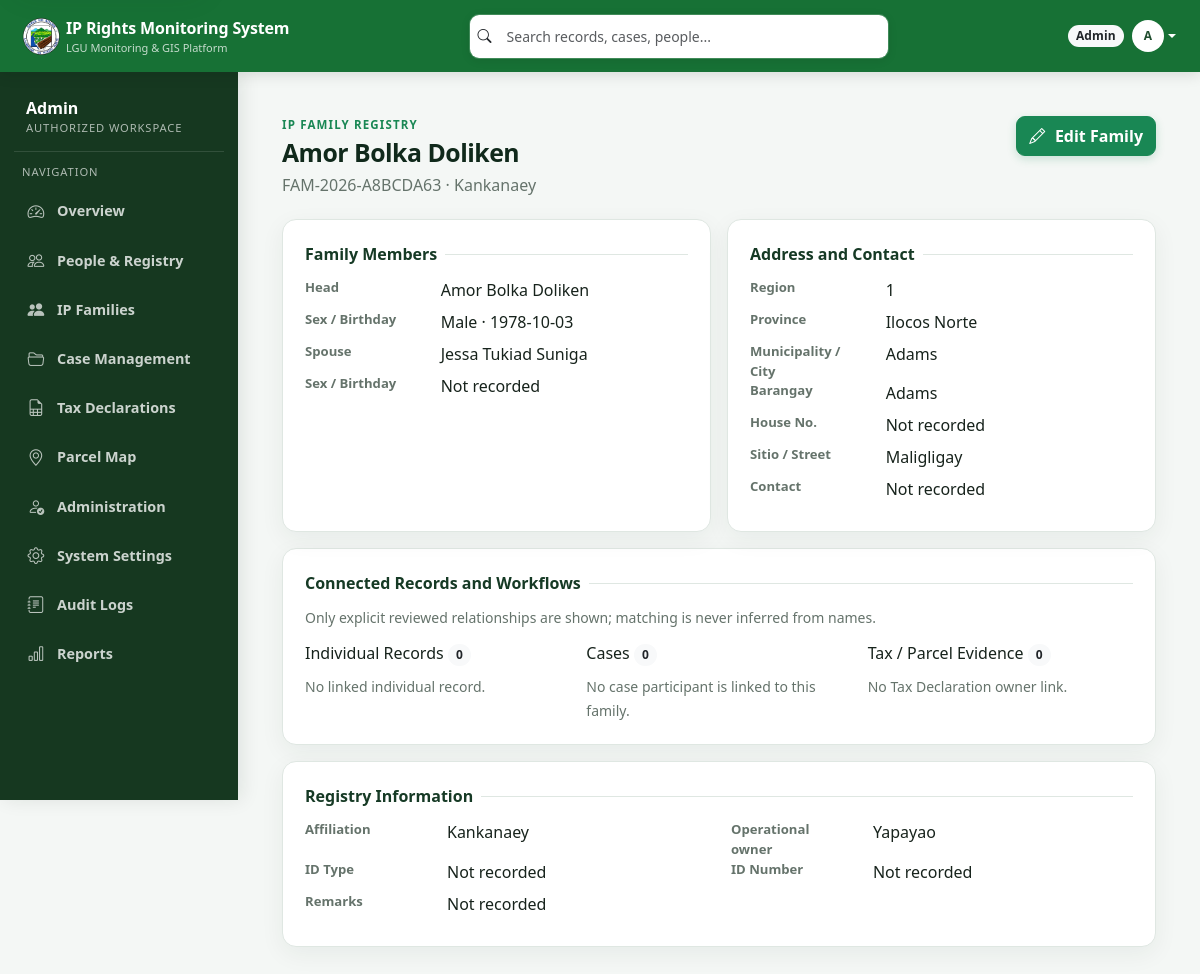
The app's page /auth/families/view.php?id=310 (signed in) with its own data.
### tables this page shows
CREATE TABLE `ip_family_members` (
  `id` bigint(20) UNSIGNED NOT NULL,
  `family_id` bigint(20) UNSIGNED NOT NULL,
  `member_role` enum('head','spouse') NOT NULL,
  `last_name` varchar(100) DEFAULT NULL,
  `first_name` varchar(100) DEFAULT NULL,
  `middle_name` varchar(100) DEFAULT NULL,
  `suffix` varchar(30) DEFAULT NULL,
  `sex` enum('Male','Female','Other') DEFAULT NULL,
  `birthdate` date DEFAULT NULL,
  `created_at` timestamp NOT NULL DEFAULT current_timestamp(),
  `updated_at` timestamp NOT NULL DEFAULT current_timestamp() ON UPDATE current_timestamp()
);

CREATE TABLE `ip_families` (
  `id` bigint(20) UNSIGNED NOT NULL,
  `family_reference` varchar(50) DEFAULT NULL,
  `affiliation_id` int(10) UNSIGNED DEFAULT NULL,
  `owning_tribe` varchar(150) DEFAULT NULL COMMENT 'Operational authorization scope; distinct from ethnic affiliation',
  `region` varchar(100) DEFAULT NULL,
  `province` varchar(150) DEFAULT NULL,
  `municipality_city` varchar(150) DEFAULT NULL,
  `barangay` varchar(150) DEFAULT NULL,
  `house_number` varchar(100) DEFAULT NULL,
  `sitio_street` varchar(200) DEFAULT NULL,
  `contact_number` varchar(30) DEFAULT NULL,
  `id_type` varchar(100) DEFAULT NULL,
  `id_number` varchar(150) DEFAULT NULL,
  `remarks` text DEFAULT NULL,
  `import_batch_id` bigint(20) UNSIGNED DEFAULT NULL,
  `source_reference` varchar(100) DEFAULT NULL,
  `imported_at` datetime DEFAULT NULL,
  `created_by` int(11) DEFAULT NULL,
  `updated_by` int(11) DEFAULT NULL,
  `created_at` timestamp NOT NULL DEFAULT current_timestamp(),
  `updated_at` timestamp NOT NULL DEFAULT current_timestamp() ON UPDATE current_timestamp()
);

CREATE TABLE `ip_affiliations` (
  `id` int(10) UNSIGNED NOT NULL,
  `code` varchar(50) NOT NULL,
  `name` varchar(100) NOT NULL,
  `status` enum('active','inactive') NOT NULL DEFAULT 'active',
  `created_at` timestamp NOT NULL DEFAULT current_timestamp(),
  `updated_at` timestamp NOT NULL DEFAULT current_timestamp() ON UPDATE current_timestamp()
);

### includes/family_access.php (called while the page is built, shortened)
<?php
function family_scope_tribe(mysqli $conn): ?string
{
    return in_array($_SESSION['role'] ?? '', ['tribe_leader', 'tribe_rep'], true) ? current_user_tribe($conn) : null;
}
function require_family_access(mysqli $conn, int $familyId): array
{
    $stmt = $conn->prepare("SELECT f.*, a.name affiliation_name,
        CONCAT_WS(' ',h.first_name,h.middle_name,h.last_name,h.suffix) head_name,
        CONCAT_WS(' ',s.first_name,s.middle_name,s.last_name,s.suffix) spouse_name
        FROM ip_families f LEFT JOIN ip_affiliations a ON a.id=f.affiliation_id
        LEFT JOIN ip_family_members h ON h.family_id=f.id AND h.member_role='head'
        LEFT JOIN ip_family_members s ON s.family_id=f.id AND s.member_role='spouse'
        WHERE f.id=? LIMIT 1");
    $stmt->bind_param('i', $familyId); $stmt->execute();
    $family = $stmt->get_result()->fetch_assoc();
    $scope = family_scope_tribe($conn);
    return $family;
}
function family_member(mysqli $conn, int $familyId, string $role): ?array
{
    $stmt = $conn->prepare('SELECT * FROM ip_family_members WHERE family_id=? AND member_role=? LIMIT 1');
    $stmt->bind_param('is', $familyId, $role); $stmt->execute();
    return $stmt->get_result()->fetch_assoc() ?: null;
}

### includes/security.php (called while the page is built, shortened)
<?php
function e($value): string
{
    return htmlspecialchars((string) $value, ENT_QUOTES | ENT_SUBSTITUTE, 'UTF-8');
}

### auth/families/view.php (the view, shortened to what this page needs)
<?php
require '../../includes/header.php';require '../../includes/role_guard.php';requireRole(['admin','staff','tribe_leader','tribe_rep']);require '../../includes/db.php';require_once '../../includes/real_data_normalization.php';require_once '../../includes/family_access.php';$family=require_family_access($conn,(int)($_GET['id']??0));$head=family_member($conn,(int)$family['id'],'head');$spouse=family_member($conn,(int)$family['id'],'spouse');function display_person(?array$p):string{return$p?trim(implode(' ',array_filter([$p['first_name'],$p['middle_name'],$p['last_name'],$p['suffix']]))):'Not recorded';}
$fid=(int)$family['id'];$records=$conn->query("SELECT r.id,r.reference_code,r.full_name,r.status FROM ip_records r JOIN ip_family_members m ON m.id=r.family_member_id WHERE m.family_id=$fid ORDER BY r.id")->fetch_all(MYSQLI_ASSOC);$cases=$conn->query("SELECT DISTINCT c.id,c.case_title,c.status FROM case_applications c JOIN case_persons_involved cp ON cp.case_id=c.id JOIN ip_family_members m ON m.id=cp.family_member_id WHERE m.family_id=$fid ORDER BY c.updated_at DESC")->fetch_all(MYSQLI_ASSOC);$tax=$conn->query("SELECT DISTINCT t.id,t.td_number,t.declaration_status,p.land_name FROM tax_declarations t LEFT JOIN ip_land_parcels p ON p.id=t.parcel_id WHERE t.owner_family_id=$fid OR t.owner_family_member_id IN(SELECT id FROM ip_family_members WHERE family_id=$fid) ORDER BY t.id DESC")->fetch_all(MYSQLI_ASSOC);
?><main class="main-no-right"><header class="workspace-header"><div><div class="eyebrow">IP Family Registry</div><h1><?=e(display_person($head))?></h1><p><?=e($family['family_reference'])?> · <?=e($family['affiliation_name']?:'Affiliation not recorded')?></p></div><div class="workspace-actions"><a class="btn btn-success" href="edit.php?id=<?=$fid?>"><i class="bi bi-pencil me-1"></i>Edit Family</a></div></header><?php if(isset($_GET['saved'])):?><div class="alert alert-success">Family record saved successfully.</div><?php endif;?>
<div class="row g-3 mb-3"><div class="col-lg-6"><section class="card-box h-100"><div class="section-title">Family Members</div><dl class="row mb-0"><dt class="col-sm-4">Head</dt><dd class="col-sm-8"><?=e(display_person($head))?></dd><dt class="col-sm-4">Sex / Birthday</dt><dd class="col-sm-8"><?=e(implode(' · ',array_filter([$head['sex']??null,$head['birthdate']??null]))?:'Not recorded')?></dd><dt class="col-sm-4">Spouse</dt><dd class="col-sm-8"><?=e(display_person($spouse))?></dd><?php if($spouse):?><dt class="col-sm-4">Sex / Birthday</dt><dd class="col-sm-8"><?=e(implode(' · ',array_filter([$spouse['sex'],$spouse['birthdate']]))?:'Not recorded')?></dd><?php endif;?></dl></section></div><div class="col-lg-6"><section class="card-box h-100"><div class="section-title">Address and Contact</div><dl class="row mb-0"><?php foreach(['region'=>'Region','province'=>'Province','municipality_city'=>'Municipality / City','barangay'=>'Barangay','house_number'=>'House No.','sitio_street'=>'Sitio / Street','contact_number'=>'Contact']as$k=>$label):?><dt class="col-sm-4"><?=$label?></dt><dd class="col-sm-8"><?=e($family[$k]?:'Not recorded')?></dd><?php endforeach;?></dl></section></div></div>
<section class="card-box mb-3"><div class="section-title">Connected Records and Workflows</div><p class="small text-muted">Only explicit reviewed relationships are shown; matching is never inferred from names.</p><div class="row g-3"><div class="col-lg-4"><h6>Individual Records <span class="badge bg-light text-dark"><?=count($records)?></span></h6><?php if(!$records):?><span class="text-muted small">No linked individual record.</span><?php endif;?></div><div class="col-lg-4"><h6>Cases <span class="badge bg-light text-dark"><?=count($cases)?></span></h6><?php if(!$cases):?><span class="text-muted small">No case participant is linked to this family.</span><?php endif;?></div><div class="col-lg-4"><h6>Tax / Parcel Evidence <span class="badge bg-light text-dark"><?=count($tax)?></span></h6><?php if(!$tax):?><span class="text-muted small">No Tax Declaration owner link.</span><?php endif;?></div></div></section>
<section class="card-box"><div class="section-title">Registry Information</div><dl class="row mb-0"><dt class="col-md-2">Affiliation</dt><dd class="col-md-4"><?=e($family['affiliation_name']?:'Not recorded')?></dd><dt class="col-md-2">Operational owner</dt><dd class="col-md-4"><?=e($family['owning_tribe'])?></dd><dt class="col-md-2">ID Type</dt><dd class="col-md-4"><?=e($family['id_type']?:'Not recorded')?></dd><dt class="col-md-2">ID Number</dt><dd class="col-md-4"><?=e($family['id_number']?:'Not recorded')?></dd><dt class="col-md-2">Remarks</dt><dd class="col-md-10"><?=nl2br(e($family['remarks']?:'Not recorded'))?></dd></dl></section></main><?php require '../../includes/footer.php';?>

### assets/css/app.css (style rules this page uses)
:root { --app-canvas: #f4f7f5; --app-surface: #fff; --app-line: #dfe7e2; --app-ink: #17231c; --app-muted: #65736b; --app-radius: 14px; --app-shadow: 0 7px 24px rgba(17, 57, 35, .06); }
body { font-family: "Segoe UI", system-ui, -apple-system, sans-serif; background: var(--app-canvas) !important; color: var(--app-ink) !important; }
.main, .main-no-right { max-width: 1600px; padding: 28px !important; }
.main-no-right { margin-left: 0 !important; margin-right: 0 !important; }
.card-box { border-color: var(--app-line) !important; border-radius: var(--app-radius) !important; box-shadow: var(--app-shadow) !important; padding: 22px !important; }
.page-heading p, .text-muted { color: var(--app-muted) !important; }
.section-title { color: #163a25 !important; }
.btn { border-radius: 9px; font-weight: 650; }
.btn-success { box-shadow: 0 3px 10px color-mix(in srgb, var(--theme-accent) 20%, transparent); }
.badge { border-radius: 999px; padding: .42em .68em; }
.workspace-header { display:flex;align-items:flex-start;justify-content:space-between;gap:1rem;margin-bottom:1.4rem }
.workspace-header h1 { font-size:1.55rem;font-weight:780;letter-spacing:-.025em;margin:0;color:#10291b }
.workspace-header p { color:var(--app-muted);margin:.3rem 0 0 }
.workspace-actions { display:flex;gap:.5rem;flex-wrap:wrap }
.eyebrow { font-size:.72rem;font-weight:750;text-transform:uppercase;letter-spacing:.1em;color:var(--theme-accent);margin-bottom:.3rem }
:root { --app-shadow-raised:0 12px 32px rgba(17,57,35,.10);--app-space-1:.25rem;--app-space-2:.5rem;--app-space-3:.75rem;--app-space-4:1rem;--app-space-5:1.5rem;--app-space-6:2rem }
html { scroll-behavior:smooth }
.main,.main-no-right { width:100%;max-width:1560px;margin-right:auto!important }
.card-box+.card-box { margin-top:1rem }
.page-heading h4,.workspace-header h1 { color:#10291b!important;font-weight:760!important;letter-spacing:-.02em }
.section-title { font-size:1rem;display:flex;align-items:center;gap:.5rem }
.section-title::after { content:"";height:1px;background:var(--app-line);flex:1;min-width:20px }
.btn { min-height:40px;display:inline-flex;align-items:center;justify-content:center;gap:.35rem }
.badge { font-weight:700;letter-spacing:.01em }
.card-box dl dt { color:var(--app-muted);font-size:.82rem;font-weight:650 }
.card-box dl dd { color:var(--app-ink);overflow-wrap:anywhere }

### records on screen
ip_family_members: display_person($head) "Amor Bolka Doliken", sex+birthdate "Male · 1978-10-03"
ip_families: family_reference "FAM-2026-A8BCDA63", affiliation.name "Kankanaey", region "1", province "Ilocos Norte", municipality_city "Adams", barangay "Adams", house_number "Not recorded", sitio_street "Maligligay", contact_number "Not recorded", owning_tribe "Yapayao", id_type "Not recorded", id_number "Not recorded", remarks "Not recorded"
ip_family_members: display_person($spouse) "Jessa Tukiad Suniga", sex+birthdate "Not recorded"

### other values on screen
$_SESSION['role'] "Admin"
substr($_SESSION['username'] ?? 'U', 0, 1) "A"
str_replace('_', ' ', $role) "Admin"
$label "Overview"
$label "People & Registry"
$label "IP Families"
$label "Case Management"
$label "Tax Declarations"
$label "Parcel Map"
$label "Administration"
$label "System Settings"
$label "Audit Logs"
$label "Reports"
$label "Region"
$label "Province"
